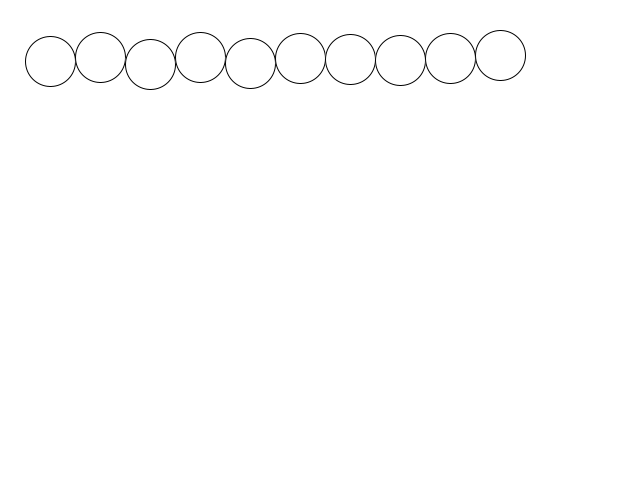
Frame 1 (no input)
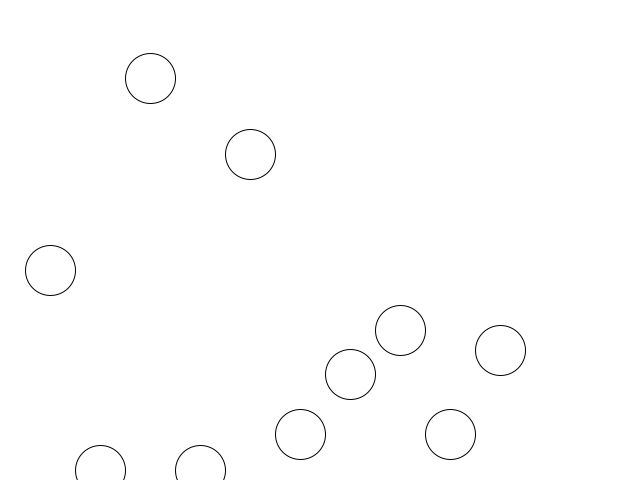
Frame 60 (the mouse pressed at the canvas centre just before this capture)
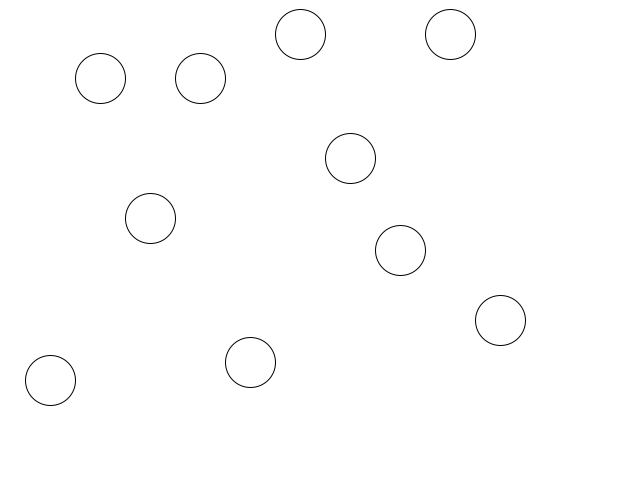
Frame 120 (the mouse held since frame 60 and released just before this capture)

The Processing sketch that drew these frames (run headless with seeded random() and noise(); from frame 60 on, the mouse is pressed at the canvas centre):

// Processing sketch: array_kostra
// ── array_kostra.pde
int[] x;

int[] y;
int d;
int[] speed;
int bCount;

void setup() {
  bCount = 10;
  size(640, 480);
  x = new int[bCount];
  y = new int[bCount];
  speed = new int[bCount];

  for (int i = 0; i < bCount; i++) {
    x[i] = 50 + 50*i;
    y[i] = 50;
    speed[i] = (int)random(5, 15);
  }

  d = 50;
}

void draw() {
  background(255);
  
  for (int i = 0; i < bCount; i++) {
    //logic
    y[i] += speed[i];

    if (y[i] > height || y[i] < 0) {
      speed[i] *= -1;
    }
    //draw
    circle(x[i], y[i], d);
  }
}
